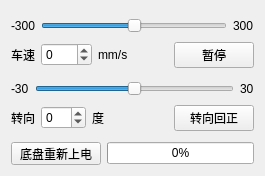
            <widget class="QWidget" name="tab_chassis_ctrl">
             <attribute name="title">
              <string>自由行走控制</string>
             </attribute>
             <layout class="QVBoxLayout" name="verticalLayout_16">
              <item>
               <spacer name="verticalSpacer_4">
                <property name="orientation">
                 <enum>Qt::Vertical</enum>
                </property>
                <property name="sizeType">
                 <enum>QSizePolicy::Fixed</enum>
                </property>
                <property name="sizeHint" stdset="0">
                 <size>
                  <width>20</width>
                  <height>5</height>
                 </size>
                </property>
               </spacer>
              </item>
              <item>
               <layout class="QVBoxLayout" name="verticalLayout_4">
                <item>
                 <layout class="QHBoxLayout" name="horizontalLayout_6">
                  <item>
                   <widget class="QLabel" name="label_8">
                    <property name="text">
                     <string>-300</string>
                    </property>
                   </widget>
                  </item>
                  <item>
                   <widget class="QSlider" name="horizontalSlider_robo_speed">
                    <property name="minimumSize">
                     <size>
                      <width>0</width>
                      <height>20</height>
                     </size>
                    </property>
                    <property name="minimum">
                     <number>-300</number>
                    </property>
                    <property name="maximum">
                     <number>300</number>
                    </property>
                    <property name="singleStep">
                     <number>10</number>
                    </property>
                    <property name="pageStep">
                     <number>50</number>
                    </property>
                    <property name="orientation">
                     <enum>Qt::Horizontal</enum>
                    </property>
                    <property name="invertedAppearance">
                     <bool>false</bool>
                    </property>
                    <property name="tickPosition">
                     <enum>QSlider::NoTicks</enum>
                    </property>
                   </widget>
                  </item>
                  <item>
                   <widget class="QLabel" name="label_11">
                    <property name="text">
                     <string>300</string>
                    </property>
                   </widget>
                  </item>
                 </layout>
                </item>
                <item>
                 <layout class="QHBoxLayout" name="horizontalLayout_16">
                  <item>
                   <widget class="QLabel" name="label">
                    <property name="text">
                     <string>车速</string>
                    </property>
                   </widget>
                  </item>
                  <item>
                   <widget class="QSpinBox" name="spinBox_robo_speed">
                    <property name="minimum">
                     <number>-300</number>
                    </property>
                    <property name="maximum">
                     <number>300</number>
                    </property>
                    <property name="singleStep">
                     <number>10</number>
                    </property>
                    <property name="value">
                     <number>0</number>
                    </property>
                   </widget>
                  </item>
                  <item>
                   <widget class="QLabel" name="label_6">
                    <property name="text">
                     <string>mm/s</string>
                    </property>
                   </widget>
                  </item>
                  <item>
                   <spacer name="horizontalSpacer_13">
                    <property name="orientation">
                     <enum>Qt::Horizontal</enum>
                    </property>
                    <property name="sizeHint" stdset="0">
                     <size>
                      <width>40</width>
                      <height>20</height>
                     </size>
                    </property>
                   </spacer>
                  </item>
                  <item>
                   <widget class="QPushButton" name="pushButton_robo_speed_zero">
                    <property name="text">
                     <string>暂停</string>
                    </property>
                   </widget>
                  </item>
                 </layout>
                </item>
               </layout>
              </item>
              <item>
               <spacer name="verticalSpacer_3">
                <property name="orientation">
                 <enum>Qt::Vertical</enum>
                </property>
                <property name="sizeType">
                 <enum>QSizePolicy::Fixed</enum>
                </property>
                <property name="sizeHint" stdset="0">
                 <size>
                  <width>20</width>
                  <height>5</height>
                 </size>
                </property>
               </spacer>
              </item>
              <item>
               <layout class="QVBoxLayout" name="verticalLayout_15">
                <item>
                 <layout class="QHBoxLayout" name="horizontalLayout_10">
                  <item>
                   <widget class="QLabel" name="label_13">
                    <property name="text">
                     <string>-30</string>
                    </property>
                   </widget>
                  </item>
                  <item>
                   <widget class="QSlider" name="horizontalSlider_steer_angle">
                    <property name="sizePolicy">
                     <sizepolicy hsizetype="Expanding" vsizetype="Fixed">
                      <horstretch>0</horstretch>
                      <verstretch>0</verstretch>
                     </sizepolicy>
                    </property>
                    <property name="minimumSize">
                     <size>
                      <width>0</width>
                      <height>20</height>
                     </size>
                    </property>
                    <property name="minimum">
                     <number>-30</number>
                    </property>
                    <property name="maximum">
                     <number>30</number>
                    </property>
                    <property name="orientation">
                     <enum>Qt::Horizontal</enum>
                    </property>
                    <property name="tickPosition">
                     <enum>QSlider::NoTicks</enum>
                    </property>
                   </widget>
                  </item>
                  <item>
                   <widget class="QLabel" name="label_12">
                    <property name="text">
                     <string>30</string>
                    </property>
                   </widget>
                  </item>
                 </layout>
                </item>
                <item>
                 <layout class="QHBoxLayout" name="horizontalLayout_17">
                  <item>
                   <widget class="QLabel" name="label_2">
                    <property name="text">
                     <string>转向</string>
                    </property>
                   </widget>
                  </item>
                  <item>
                   <widget class="QSpinBox" name="spinBox_steer_angle">
                    <property name="minimum">
                     <number>-30</number>
                    </property>
                    <property name="maximum">
                     <number>30</number>
                    </property>
                   </widget>
                  </item>
                  <item>
                   <widget class="QLabel" name="label_7">
                    <property name="text">
                     <string>度</string>
                    </property>
                   </widget>
                  </item>
                  <item>
                   <spacer name="horizontalSpacer_14">
                    <property name="orientation">
                     <enum>Qt::Horizontal</enum>
                    </property>
                    <property name="sizeHint" stdset="0">
                     <size>
                      <width>40</width>
                      <height>20</height>
                     </size>
                    </property>
                   </spacer>
                  </item>
                  <item>
                   <widget class="QPushButton" name="pushButton_steer_angle_zero">
                    <property name="text">
                     <string>转向回正</string>
                    </property>
                   </widget>
                  </item>
                 </layout>
                </item>
               </layout>
              </item>
              <item>
               <spacer name="verticalSpacer_5">
                <property name="orientation">
                 <enum>Qt::Vertical</enum>
                </property>
                <property name="sizeType">
                 <enum>QSizePolicy::Fixed</enum>
                </property>
                <property name="sizeHint" stdset="0">
                 <size>
                  <width>20</width>
                  <height>5</height>
                 </size>
                </property>
               </spacer>
              </item>
              <item>
               <layout class="QHBoxLayout" name="horizontalLayout_18">
                <item>
                 <widget class="QPushButton" name="pushButton_chassis_power_restart">
                  <property name="sizePolicy">
                   <sizepolicy hsizetype="Fixed" vsizetype="Fixed">
                    <horstretch>0</horstretch>
                    <verstretch>0</verstretch>
                   </sizepolicy>
                  </property>
                  <property name="minimumSize">
                   <size>
                    <width>90</width>
                    <height>23</height>
                   </size>
                  </property>
                  <property name="maximumSize">
                   <size>
                    <width>100</width>
                    <height>23</height>
                   </size>
                  </property>
                  <property name="text">
                   <string>底盘重新上电</string>
                  </property>
                 </widget>
                </item>
                <item>
                 <widget class="QProgressBar" name="progressBar">
                  <property name="value">
                   <number>0</number>
                  </property>
                  <property name="format">
                   <string>%p%</string>
                  </property>
                 </widget>
                </item>
               </layout>
              </item>
             </layout>
            </widget>
